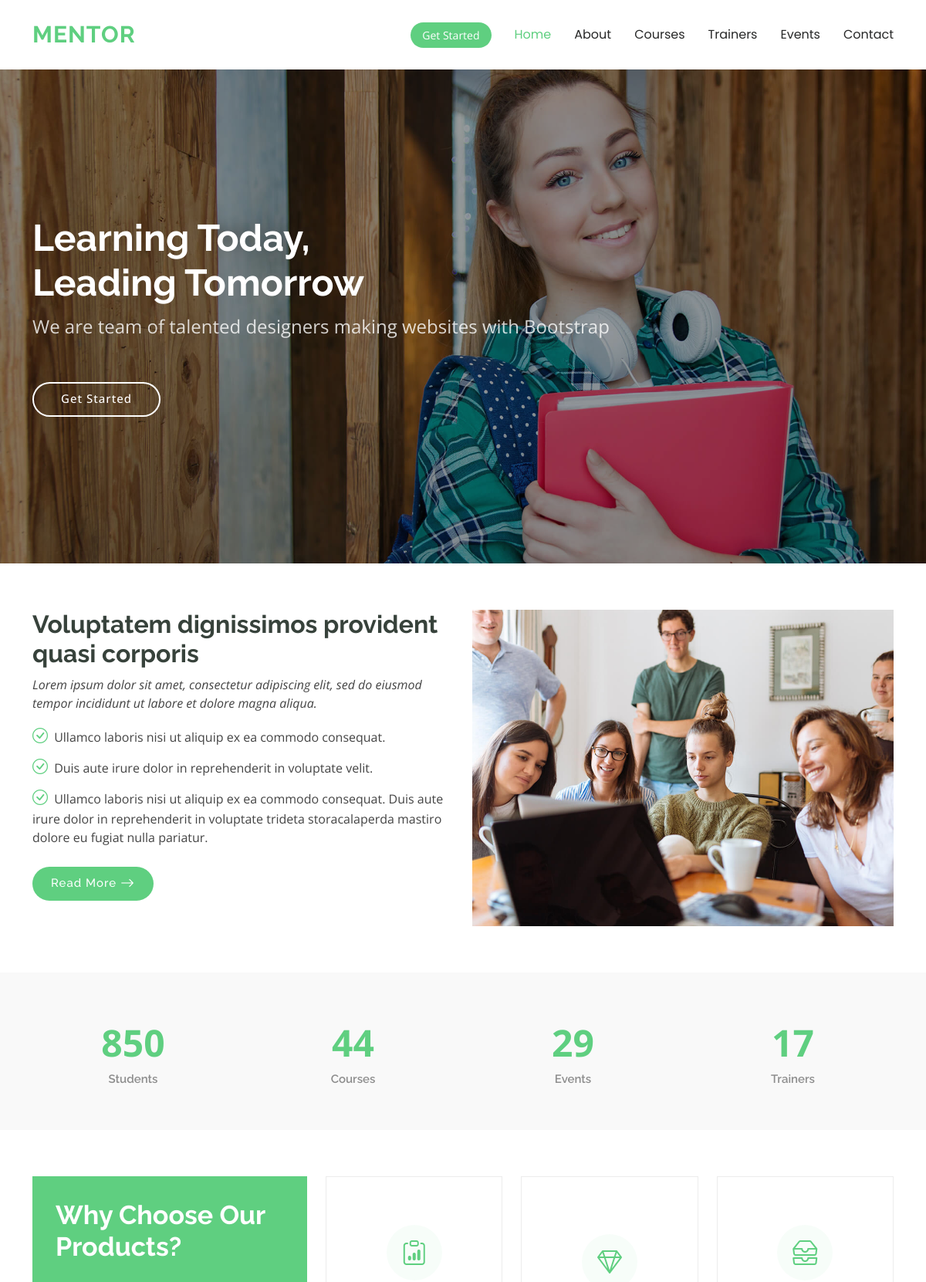
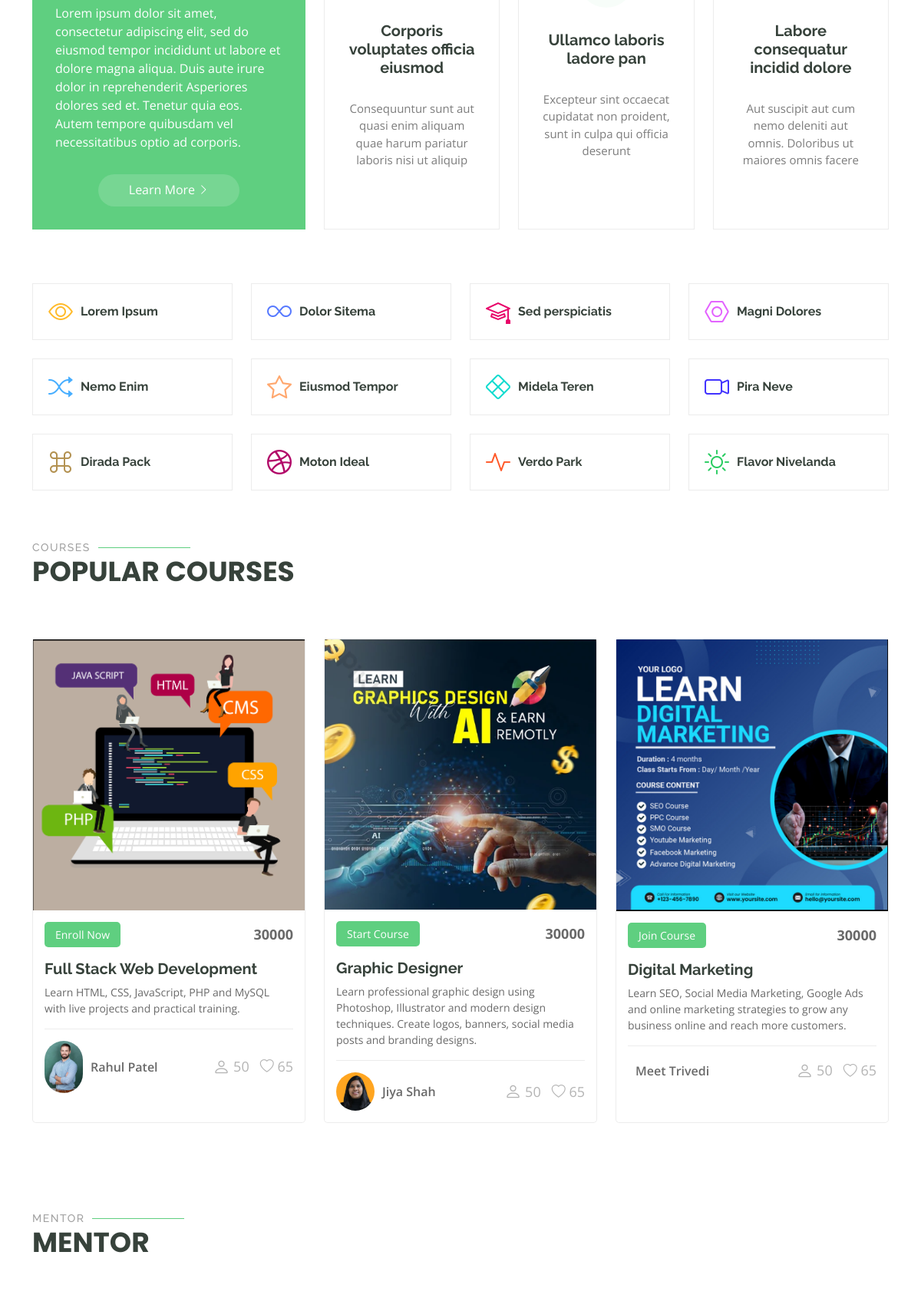
The page / (upper part) on the database its author committed (2 pictures, top to bottom).
### tables this page shows
CREATE TABLE `courses` (
  `id` int(11) NOT NULL,
  `person_image` varchar(255) NOT NULL,
  `courses_image` varchar(255) NOT NULL,
  `person_name` varchar(100) NOT NULL,
  `title` varchar(255) NOT NULL,
  `description` text NOT NULL,
  `price` int(11) NOT NULL,
  `btn_name` varchar(50) NOT NULL
);

### index.php (the view, shortened to what this page needs)
<?php
include('layout/header.php');
?>
<main class="main">
  <section id="hero" class="hero section dark-background">
    <img src="assets/img/hero-bg.jpg" alt="" data-aos="fade-in">
    <div class="container">
      <h2 data-aos="fade-up" data-aos-delay="100">Learning Today,<br>Leading Tomorrow</h2>
      <p data-aos="fade-up" data-aos-delay="200">We are team of talented designers making websites with Bootstrap</p>
      <div class="d-flex mt-4" data-aos="fade-up" data-aos-delay="300">
        <a href="index.php" class="btn-get-started">Get Started</a>
      </div>
    </div>
  </section>
  <section id="about" class="about section">
    <div class="container">
      <div class="row gy-4">
        <div class="col-lg-6 order-1 order-lg-2" data-aos="fade-up" data-aos-delay="100">
          <img src="assets/img/about.jpg" class="img-fluid" alt="">
        </div>
        <div class="col-lg-6 order-2 order-lg-1 content" data-aos="fade-up" data-aos-delay="200">
          <h3>Voluptatem dignissimos provident quasi corporis</h3>
          <p class="fst-italic">
            Lorem ipsum dolor sit amet, consectetur adipiscing elit, sed do eiusmod tempor incididunt ut labore et dolore
            magna aliqua.
          </p>
          <ul>
            <li><i class="bi bi-check-circle"></i> <span>Ullamco laboris nisi ut aliquip ex ea commodo consequat.</span></li>
            <li><i class="bi bi-check-circle"></i> <span>Duis aute irure dolor in reprehenderit in voluptate velit.</span></li>
            <li><i class="bi bi-check-circle"></i> <span>Ullamco laboris nisi ut aliquip ex ea commodo consequat. Duis aute irure dolor in reprehenderit in voluptate trideta storacalaperda mastiro dolore eu fugiat nulla pariatur.</span></li>
          </ul>
          <a href="#" class="read-more"><span>Read More</span><i class="bi bi-arrow-right"></i></a>
        </div>
      </div>
    </div>
  </section>
  <section id="counts" class="section counts light-background">
    <div class="container" data-aos="fade-up" data-aos-delay="100">
      <div class="row gy-4">
        <div class="col-lg-3 col-md-6">
          <div class="stats-item text-center w-100 h-100">
            <span data-purecounter-start="0" data-purecounter-end="1232" data-purecounter-duration="1" class="purecounter"></span>
            <p>Students</p>
          </div>
        </div>
        <div class="col-lg-3 col-md-6">
          <div class="stats-item text-center w-100 h-100">
            <span data-purecounter-start="0" data-purecounter-end="64" data-purecounter-duration="1" class="purecounter"></span>
            <p>Courses</p>
          </div>
        </div>
        <div class="col-lg-3 col-md-6">
          <div class="stats-item text-center w-100 h-100">
            <span data-purecounter-start="0" data-purecounter-end="42" data-purecounter-duration="1" class="purecounter"></span>
            <p>Events</p>
          </div>
        </div>
        <div class="col-lg-3 col-md-6">
          <div class="stats-item text-center w-100 h-100">
            <span data-purecounter-start="0" data-purecounter-end="24" data-purecounter-duration="1" class="purecounter"></span>
            <p>Trainers</p>
          </div>
        </div>
      </div>
    </div>
  </section>
  <section id="why-us" class="section why-us">
    <div class="container">
      <div class="row gy-4">
        <div class="col-lg-4" data-aos="fade-up" data-aos-delay="100">
          <div class="why-box">
            <h3>Why Choose Our Products?</h3>
            <p>
              Lorem ipsum dolor sit amet, consectetur adipiscing elit, sed do eiusmod tempor incididunt ut labore et dolore magna aliqua. Duis aute irure dolor in reprehenderit
              Asperiores dolores sed et. Tenetur quia eos. Autem tempore quibusdam vel necessitatibus optio ad corporis.
            </p>
            <div class="text-center">
              <a href="#" class="more-btn"><span>Learn More</span> <i class="bi bi-chevron-right"></i></a>
            </div>
          </div>
        </div>
        <div class="col-lg-8 d-flex align-items-stretch">
          <div class="row gy-4" data-aos="fade-up" data-aos-delay="200">
            <div class="col-xl-4">
              <div class="icon-box d-flex flex-column justify-content-center align-items-center">
                <i class="bi bi-clipboard-data"></i>
                <h4>Corporis voluptates officia eiusmod</h4>
                <p>Consequuntur sunt aut quasi enim aliquam quae harum pariatur laboris nisi ut aliquip</p>
              </div>
            </div>
            <div class="col-xl-4" data-aos="fade-up" data-aos-delay="300">
              <div class="icon-box d-flex flex-column justify-content-center align-items-center">
                <i class="bi bi-gem"></i>
                <h4>Ullamco laboris ladore pan</h4>
                <p>Excepteur sint occaecat cupidatat non proident, sunt in culpa qui officia deserunt</p>
              </div>
            </div>
            <div class="col-xl-4" data-aos="fade-up" data-aos-delay="400">
              <div class="icon-box d-flex flex-column justify-content-center align-items-center">
                <i class="bi bi-inboxes"></i>
                <h4>Labore consequatur incidid dolore</h4>
                <p>Aut suscipit aut cum nemo deleniti aut omnis. Doloribus ut maiores omnis facere</p>
              </div>
            </div>
          </div>
        </div>
      </div>
    </div>
  </section>
  <section id="features" class="features section">
    <div class="container">
      <div class="row gy-4">
        <div class="col-lg-3 col-md-4" data-aos="fade-up" data-aos-delay="100">
          <div class="features-item">
            <i class="bi bi-eye" style="color: #ffbb2c;"></i>
            <h3><a href="" class="stretched-link">Lorem Ipsum</a></h3>
          </div>
        </div>
        <div class="col-lg-3 col-md-4" data-aos="fade-up" data-aos-delay="200">
          <div class="features-item">
            <i class="bi bi-infinity" style="color: #5578ff;"></i>
            <h3><a href="" class="stretched-link">Dolor Sitema</a></h3>
          </div>
        </div>
        <div class="col-lg-3 col-md-4" data-aos="fade-up" data-aos-delay="300">
          <div class="features-item">
            <i class="bi bi-mortarboard" style="color: #e80368;"></i>
            <h3><a href="" class="stretched-link">Sed perspiciatis</a></h3>
          </div>
        </div>
        <div class="col-lg-3 col-md-4" data-aos="fade-up" data-aos-delay="400">
          <div class="features-item">
            <i class="bi bi-nut" style="color: #e361ff;"></i>
            <h3><a href="" class="stretched-link">Magni Dolores</a></h3>
          </div>
        </div>
        <div class="col-lg-3 col-md-4" data-aos="fade-up" data-aos-delay="500">
          <div class="features-item">
            <i class="bi bi-shuffle" style="color: #47aeff;"></i>
            <h3><a href="" class="stretched-link">Nemo Enim</a></h3>
          </div>
        </div>
        <div class="col-lg-3 col-md-4" data-aos="fade-up" data-aos-delay="600">
          <div class="features-item">
            <i class="bi bi-star" style="color: #ffa76e;"></i>
            <h3><a href="" class="stretched-link">Eiusmod Tempor</a></h3>
          </div>
        </div>
        <div class="col-lg-3 col-md-4" data-aos="fade-up" data-aos-delay="700">
          <div class="features-item">
            <i class="bi bi-x-diamond" style="color: #11dbcf;"></i>
            <h3><a href="" class="stretched-link">Midela Teren</a></h3>
          </div>
        </div>
        <div class="col-lg-3 col-md-4" data-aos="fade-up" data-aos-delay="800">
          <div class="features-item">
            <i class="bi bi-camera-video" style="color: #4233ff;"></i>
            <h3><a href="" class="stretched-link">Pira Neve</a></h3>
          </div>
        </div>
        <div class="col-lg-3 col-md-4" data-aos="fade-up" data-aos-delay="900">
          <div class="features-item">
            <i class="bi bi-command" style="color: #b2904f;"></i>
            <h3><a href="" class="stretched-link">Dirada Pack</a></h3>
          </div>
        </div>
        <div class="col-lg-3 col-md-4" data-aos="fade-up" data-aos-delay="1000">
          <div class="features-item">
            <i class="bi bi-dribbble" style="color: #b20969;"></i>
            <h3><a href="" class="stretched-link">Moton Ideal</a></h3>
          </div>
        </div>
        <div class="col-lg-3 col-md-4" data-aos="fade-up" data-aos-delay="1100">
          <div class="features-item">
            <i class="bi bi-activity" style="color: #ff5828;"></i>
            <h3><a href="" class="stretched-link">Verdo Park</a></h3>
          </div>
        </div>
        <div class="col-lg-3 col-md-4" data-aos="fade-up" data-aos-delay="1200">
          <div class="features-item">
            <i class="bi bi-brightness-high" style="color: #29cc61;"></i>
            <h3><a href="" class="stretched-link">Flavor Nivelanda</a></h3>
          </div>
        </div>
      </div>
    </div>
  </section>
  <section id="courses" class="courses section">
    <div class="container section-title" data-aos="fade-up">
      <h2>Courses</h2>
      <p>Popular Courses</p>
    </div>
    <div class="container">
      <div class="row">
       <?php
                  include('backend/config.php');
                  $query = "SELECT * FROM courses";
                  $result = $conn->query($query);
                  if ($result && $result->num_rows > 0) {
                    while ($row = $result->fetch_assoc()) {
                  ?>
        <div class="col-lg-4 col-md-6 d-flex align-items-stretch" data-aos="zoom-in" data-aos-delay="100">
          <div class="course-item">
           <img src="backend/assets/uploads/courses/<?php echo $row['courses_image']; ?>" class="img-fluid" alt="">
            <div class="course-content">
              <div class="d-flex justify-content-between align-items-center mb-3">
                <p class="category"> <?php echo $row['btn_name']; ?></p>
                <p class="price">  <?php echo $row['price']; ?></p>
              </div>
              <h3><a href="index.php"><?php echo $row['title']; ?></a></h3>
              <p class="description"><?php echo $row['description']; ?></p>
              <div class="trainer d-flex justify-content-between align-items-center">
                <div class="trainer-profile d-flex align-items-center">
                  <img src="backend/assets/uploads/person/<?php echo $row['person_image']; ?>" class="img-fluid" alt="">
                  <a href="" class="trainer-link"><?php echo $row['person_name']; ?></a>
                </div>
                <div class="trainer-rank d-flex align-items-center">
                  <i class="bi bi-person user-icon"></i>&nbsp;50
                  &nbsp;&nbsp;
                  <i class="bi bi-heart heart-icon"></i>&nbsp;65
                </div>
              </div>
            </div>
          </div>
        </div>
        <?php
                    }
                  } else {
                    ?>
                    tahre is np ncpunrevc .....
                  <?php
                  }
                  ?>
      </div>
    </div>
  </section>
  <section id="trainers-index" class="section trainers-index">
    <div class="container section-title" data-aos="fade-up">
      <h2>Mentor</h2>
      <p>Mentor</p>
    </div>
  </section>
</main>
<?php
include('layout/footer.php');
?>

### rows shown on the page
courses: courses_image (picture), btn_name "Enroll Now", price "30000", title "Full Stack Web Development", description "Learn HTML, CSS, JavaScript, PHP and MySQL with live projects and practical training.", person_image (picture), person_name "Rahul Patel"
courses: courses_image (picture), btn_name "Start Course", price "30000", title "Graphic Designer", description "Learn professional graphic design using Photoshop, Illustrator and modern design techniques. Create logos, banners, social media posts and branding designs.", person_image (picture), person_name "Jiya Shah"
courses: courses_image (picture), btn_name "Join Course", price "30000", title "Digital Marketing", description "Learn SEO, Social Media Marketing, Google Ads and online marketing strategies to grow any business online and reach more customers.", person_name "Meet Trivedi"
